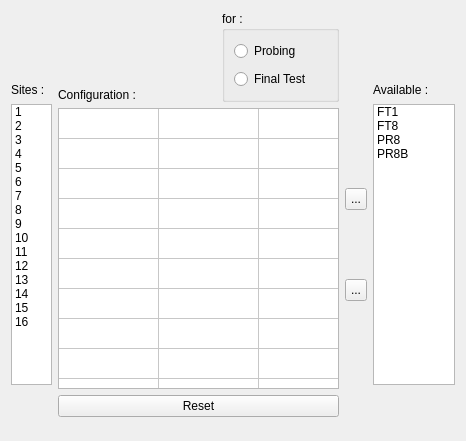
       <widget class="QWidget" name="parallelismTab">
        <attribute name="title">
         <string>Parallelism</string>
        </attribute>
        <layout class="QGridLayout" name="gridLayout_5">
         <item row="0" column="0">
          <layout class="QVBoxLayout" name="verticalLayout_17">
           <item>
            <layout class="QHBoxLayout" name="horizontalLayout_9">
             <item>
              <layout class="QVBoxLayout" name="verticalLayout_16">
               <item>
                <widget class="QLabel" name="label_21">
                 <property name="sizePolicy">
                  <sizepolicy hsizetype="Fixed" vsizetype="Fixed">
                   <horstretch>0</horstretch>
                   <verstretch>0</verstretch>
                  </sizepolicy>
                 </property>
                 <property name="minimumSize">
                  <size>
                   <width>0</width>
                   <height>85</height>
                  </size>
                 </property>
                 <property name="maximumSize">
                  <size>
                   <width>16777215</width>
                   <height>85</height>
                  </size>
                 </property>
                 <property name="text">
                  <string>Sites :</string>
                 </property>
                 <property name="alignment">
                  <set>Qt::AlignBottom|Qt::AlignLeading|Qt::AlignLeft</set>
                 </property>
                </widget>
               </item>
               <item>
                <widget class="QListWidget" name="finaltestSites">
                 <property name="sizePolicy">
                  <sizepolicy hsizetype="Fixed" vsizetype="Fixed">
                   <horstretch>0</horstretch>
                   <verstretch>0</verstretch>
                  </sizepolicy>
                 </property>
                 <property name="minimumSize">
                  <size>
                   <width>41</width>
                   <height>281</height>
                  </size>
                 </property>
                 <property name="maximumSize">
                  <size>
                   <width>41</width>
                   <height>281</height>
                  </size>
                 </property>
                 <property name="midLineWidth">
                  <number>0</number>
                 </property>
                 <property name="editTriggers">
                  <set>QAbstractItemView::SelectedClicked</set>
                 </property>
                 <property name="showDropIndicator" stdset="0">
                  <bool>false</bool>
                 </property>
                 <property name="textElideMode">
                  <enum>Qt::ElideMiddle</enum>
                 </property>
                 <property name="modelColumn">
                  <number>0</number>
                 </property>
                 <property name="uniformItemSizes">
                  <bool>true</bool>
                 </property>
                 <item>
                  <property name="text">
                   <string>1</string>
                  </property>
                 </item>
                 <item>
                  <property name="text">
                   <string>2</string>
                  </property>
                 </item>
                 <item>
                  <property name="text">
                   <string>3</string>
                  </property>
                 </item>
                 <item>
                  <property name="text">
                   <string>4</string>
                  </property>
                 </item>
                 <item>
                  <property name="text">
                   <string>5</string>
                  </property>
                 </item>
                 <item>
                  <property name="text">
                   <string>6</string>
                  </property>
                 </item>
                 <item>
                  <property name="text">
                   <string>7</string>
                  </property>
                 </item>
                 <item>
                  <property name="text">
                   <string>8</string>
                  </property>
                 </item>
                 <item>
                  <property name="text">
                   <string>9</string>
                  </property>
                 </item>
                 <item>
                  <property name="text">
                   <string>10</string>
                  </property>
                 </item>
                 <item>
                  <property name="text">
                   <string>11</string>
                  </property>
                 </item>
                 <item>
                  <property name="text">
                   <string>12</string>
                  </property>
                 </item>
                 <item>
                  <property name="text">
                   <string>13</string>
                  </property>
                 </item>
                 <item>
                  <property name="text">
                   <string>14</string>
                  </property>
                 </item>
                 <item>
                  <property name="text">
                   <string>15</string>
                  </property>
                 </item>
                 <item>
                  <property name="text">
                   <string>16</string>
                  </property>
                 </item>
                </widget>
               </item>
               <item>
                <widget class="QLabel" name="label_29">
                 <property name="sizePolicy">
                  <sizepolicy hsizetype="Fixed" vsizetype="Fixed">
                   <horstretch>0</horstretch>
                   <verstretch>0</verstretch>
                  </sizepolicy>
                 </property>
                 <property name="minimumSize">
                  <size>
                   <width>41</width>
                   <height>22</height>
                  </size>
                 </property>
                 <property name="maximumSize">
                  <size>
                   <width>41</width>
                   <height>22</height>
                  </size>
                 </property>
                 <property name="text">
                  <string/>
                 </property>
                </widget>
               </item>
              </layout>
             </item>
             <item>
              <layout class="QVBoxLayout" name="verticalLayout_13">
               <item>
                <layout class="QHBoxLayout" name="horizontalLayout_8">
                 <item>
                  <widget class="QLabel" name="label_23">
                   <property name="sizePolicy">
                    <sizepolicy hsizetype="Minimum" vsizetype="Minimum">
                     <horstretch>0</horstretch>
                     <verstretch>0</verstretch>
                    </sizepolicy>
                   </property>
                   <property name="minimumSize">
                    <size>
                     <width>0</width>
                     <height>0</height>
                    </size>
                   </property>
                   <property name="maximumSize">
                    <size>
                     <width>16777215</width>
                     <height>16777215</height>
                    </size>
                   </property>
                   <property name="text">
                    <string>Configuration :</string>
                   </property>
                   <property name="alignment">
                    <set>Qt::AlignBottom|Qt::AlignLeading|Qt::AlignLeft</set>
                   </property>
                  </widget>
                 </item>
                 <item>
                  <spacer name="horizontalSpacer_10">
                   <property name="orientation">
                    <enum>Qt::Horizontal</enum>
                   </property>
                   <property name="sizeType">
                    <enum>QSizePolicy::Minimum</enum>
                   </property>
                   <property name="sizeHint" stdset="0">
                    <size>
                     <width>40</width>
                     <height>20</height>
                    </size>
                   </property>
                  </spacer>
                 </item>
                 <item>
                  <widget class="QGroupBox" name="groupBox">
                   <property name="title">
                    <string>for :</string>
                   </property>
                   <property name="flat">
                    <bool>false</bool>
                   </property>
                   <layout class="QGridLayout" name="gridLayout_4">
                    <item row="0" column="0">
                     <layout class="QVBoxLayout" name="verticalLayout_12">
                      <item>
                       <widget class="QRadioButton" name="radioButton">
                        <property name="minimumSize">
                         <size>
                          <width>0</width>
                          <height>22</height>
                         </size>
                        </property>
                        <property name="maximumSize">
                         <size>
                          <width>16777215</width>
                          <height>22</height>
                         </size>
                        </property>
                        <property name="text">
                         <string>Probing</string>
                        </property>
                       </widget>
                      </item>
                      <item>
                       <widget class="QRadioButton" name="radioButton_2">
                        <property name="minimumSize">
                         <size>
                          <width>0</width>
                          <height>22</height>
                         </size>
                        </property>
                        <property name="maximumSize">
                         <size>
                          <width>16777215</width>
                          <height>22</height>
                         </size>
                        </property>
                        <property name="text">
                         <string>Final Test</string>
                        </property>
                       </widget>
                      </item>
                     </layout>
                    </item>
                   </layout>
                  </widget>
                 </item>
                </layout>
               </item>
               <item>
                <widget class="QTableWidget" name="finaltestConfiguration">
                 <property name="sizePolicy">
                  <sizepolicy hsizetype="Fixed" vsizetype="Fixed">
                   <horstretch>0</horstretch>
                   <verstretch>0</verstretch>
                  </sizepolicy>
                 </property>
                 <property name="minimumSize">
                  <size>
                   <width>281</width>
                   <height>281</height>
                  </size>
                 </property>
                 <property name="maximumSize">
                  <size>
                   <width>281</width>
                   <height>281</height>
                  </size>
                 </property>
                 <property name="verticalScrollBarPolicy">
                  <enum>Qt::ScrollBarAlwaysOff</enum>
                 </property>
                 <property name="horizontalScrollBarPolicy">
                  <enum>Qt::ScrollBarAlwaysOff</enum>
                 </property>
                 <property name="sizeAdjustPolicy">
                  <enum>QAbstractScrollArea::AdjustToContents</enum>
                 </property>
                 <property name="editTriggers">
                  <set>QAbstractItemView::SelectedClicked</set>
                 </property>
                 <attribute name="horizontalHeaderVisible">
                  <bool>false</bool>
                 </attribute>
                 <attribute name="horizontalHeaderMinimumSectionSize">
                  <number>16</number>
                 </attribute>
                 <attribute name="verticalHeaderVisible">
                  <bool>false</bool>
                 </attribute>
                 <attribute name="verticalHeaderMinimumSectionSize">
                  <number>16</number>
                 </attribute>
                 <row>
                  <property name="text">
                   <string>1</string>
                  </property>
                 </row>
                 <row>
                  <property name="text">
                   <string>2</string>
                  </property>
                 </row>
                 <row>
                  <property name="text">
                   <string>3</string>
                  </property>
                 </row>
                 <row>
                  <property name="text">
                   <string>4</string>
                  </property>
                 </row>
                 <row>
                  <property name="text">
                   <string>5</string>
                  </property>
                 </row>
                 <row>
                  <property name="text">
                   <string>6</string>
                  </property>
                 </row>
                 <row>
                  <property name="text">
                   <string>7</string>
                  </property>
                 </row>
                 <row>
                  <property name="text">
                   <string>8</string>
                  </property>
                 </row>
                 <row>
                  <property name="text">
                   <string>9</string>
                  </property>
                 </row>
                 <row>
                  <property name="text">
                   <string>10</string>
                  </property>
                 </row>
                 <row>
                  <property name="text">
                   <string>11</string>
                  </property>
                 </row>
                 <row>
                  <property name="text">
                   <string>12</string>
                  </property>
                 </row>
                 <row>
                  <property name="text">
                   <string>13</string>
                  </property>
                 </row>
                 <row>
                  <property name="text">
                   <string>14</string>
                  </property>
                 </row>
                 <row>
                  <property name="text">
                   <string>15</string>
                  </property>
                 </row>
                 <row>
                  <property name="text">
                   <string>16</string>
                  </property>
                 </row>
                 <column>
                  <property name="text">
                   <string>1</string>
                  </property>
                 </column>
                 <column>
                  <property name="text">
                   <string>2</string>
                  </property>
                 </column>
                 <column>
                  <property name="text">
                   <string>3</string>
                  </property>
                 </column>
                 <column>
                  <property name="text">
                   <string>4</string>
                  </property>
                 </column>
                 <column>
                  <property name="text">
                   <string>5</string>
                  </property>
                 </column>
                 <column>
                  <property name="text">
                   <string>6</string>
                  </property>
                 </column>
                 <column>
                  <property name="text">
                   <string>7</string>
                  </property>
                 </column>
                 <column>
                  <property name="text">
                   <string>8</string>
                  </property>
                 </column>
                 <column>
                  <property name="text">
                   <string>9</string>
                  </property>
                 </column>
                 <column>
                  <property name="text">
                   <string>10</string>
                  </property>
                 </column>
                 <column>
                  <property name="text">
                   <string>11</string>
                  </property>
                 </column>
                 <column>
                  <property name="text">
                   <string>12</string>
                  </property>
                 </column>
                 <column>
                  <property name="text">
                   <string>13</string>
                  </property>
                 </column>
                 <column>
                  <property name="text">
                   <string>14</string>
                  </property>
                 </column>
                 <column>
                  <property name="text">
                   <string>15</string>
                  </property>
                 </column>
                 <column>
                  <property name="text">
                   <string>16</string>
                  </property>
                 </column>
                </widget>
               </item>
               <item>
                <widget class="QPushButton" name="pushButton">
                 <property name="sizePolicy">
                  <sizepolicy hsizetype="Fixed" vsizetype="Fixed">
                   <horstretch>0</horstretch>
                   <verstretch>0</verstretch>
                  </sizepolicy>
                 </property>
                 <property name="minimumSize">
                  <size>
                   <width>281</width>
                   <height>22</height>
                  </size>
                 </property>
                 <property name="maximumSize">
                  <size>
                   <width>281</width>
                   <height>22</height>
                  </size>
                 </property>
                 <property name="text">
                  <string>Reset</string>
                 </property>
                </widget>
               </item>
              </layout>
             </item>
             <item>
              <layout class="QVBoxLayout" name="verticalLayout_15">
               <item>
                <widget class="QLabel" name="label_15">
                 <property name="sizePolicy">
                  <sizepolicy hsizetype="Fixed" vsizetype="Fixed">
                   <horstretch>0</horstretch>
                   <verstretch>0</verstretch>
                  </sizepolicy>
                 </property>
                 <property name="minimumSize">
                  <size>
                   <width>22</width>
                   <height>85</height>
                  </size>
                 </property>
                 <property name="maximumSize">
                  <size>
                   <width>22</width>
                   <height>85</height>
                  </size>
                 </property>
                 <property name="text">
                  <string/>
                 </property>
                </widget>
               </item>
               <item>
                <spacer name="verticalSpacer_8">
                 <property name="orientation">
                  <enum>Qt::Vertical</enum>
                 </property>
                 <property name="sizeType">
                  <enum>QSizePolicy::Minimum</enum>
                 </property>
                 <property name="sizeHint" stdset="0">
                  <size>
                   <width>20</width>
                   <height>40</height>
                  </size>
                 </property>
                </spacer>
               </item>
               <item>
                <widget class="QToolButton" name="finaltestAddConfiguration">
                 <property name="minimumSize">
                  <size>
                   <width>22</width>
                   <height>22</height>
                  </size>
                 </property>
                 <property name="maximumSize">
                  <size>
                   <width>22</width>
                   <height>22</height>
                  </size>
                 </property>
                 <property name="text">
                  <string>...</string>
                 </property>
                </widget>
               </item>
               <item>
                <spacer name="verticalSpacer_9">
                 <property name="orientation">
                  <enum>Qt::Vertical</enum>
                 </property>
                 <property name="sizeType">
                  <enum>QSizePolicy::Minimum</enum>
                 </property>
                 <property name="sizeHint" stdset="0">
                  <size>
                   <width>20</width>
                   <height>40</height>
                  </size>
                 </property>
                </spacer>
               </item>
               <item>
                <widget class="QToolButton" name="finaltestRemoveConfiguration">
                 <property name="minimumSize">
                  <size>
                   <width>22</width>
                   <height>22</height>
                  </size>
                 </property>
                 <property name="maximumSize">
                  <size>
                   <width>22</width>
                   <height>22</height>
                  </size>
                 </property>
                 <property name="text">
                  <string>...</string>
                 </property>
                </widget>
               </item>
               <item>
                <spacer name="verticalSpacer_10">
                 <property name="orientation">
                  <enum>Qt::Vertical</enum>
                 </property>
                 <property name="sizeType">
                  <enum>QSizePolicy::Minimum</enum>
                 </property>
                 <property name="sizeHint" stdset="0">
                  <size>
                   <width>20</width>
                   <height>40</height>
                  </size>
                 </property>
                </spacer>
               </item>
               <item>
                <widget class="QLabel" name="label_16">
                 <property name="sizePolicy">
                  <sizepolicy hsizetype="Fixed" vsizetype="Fixed">
                   <horstretch>0</horstretch>
                   <verstretch>0</verstretch>
                  </sizepolicy>
                 </property>
                 <property name="minimumSize">
                  <size>
                   <width>22</width>
                   <height>22</height>
                  </size>
                 </property>
                 <property name="maximumSize">
                  <size>
                   <width>22</width>
                   <height>22</height>
                  </size>
                 </property>
                 <property name="text">
                  <string/>
                 </property>
                </widget>
               </item>
              </layout>
             </item>
             <item>
              <layout class="QVBoxLayout" name="verticalLayout_14">
               <item>
                <widget class="QLabel" name="label_24">
                 <property name="sizePolicy">
                  <sizepolicy hsizetype="Fixed" vsizetype="Fixed">
                   <horstretch>0</horstretch>
                   <verstretch>0</verstretch>
                  </sizepolicy>
                 </property>
                 <property name="minimumSize">
                  <size>
                   <width>82</width>
                   <height>85</height>
                  </size>
                 </property>
                 <property name="maximumSize">
                  <size>
                   <width>82</width>
                   <height>85</height>
                  </size>
                 </property>
                 <property name="text">
                  <string>Available :</string>
                 </property>
                 <property name="alignment">
                  <set>Qt::AlignBottom|Qt::AlignLeading|Qt::AlignLeft</set>
                 </property>
                </widget>
               </item>
               <item>
                <widget class="QListWidget" name="finaltestAvailableConfigurations">
                 <property name="sizePolicy">
                  <sizepolicy hsizetype="Fixed" vsizetype="Fixed">
                   <horstretch>0</horstretch>
                   <verstretch>0</verstretch>
                  </sizepolicy>
                 </property>
                 <property name="minimumSize">
                  <size>
                   <width>82</width>
                   <height>281</height>
                  </size>
                 </property>
                 <property name="maximumSize">
                  <size>
                   <width>82</width>
                   <height>281</height>
                  </size>
                 </property>
                 <item>
                  <property name="text">
                   <string>FT1</string>
                  </property>
                 </item>
                 <item>
                  <property name="text">
                   <string>FT8</string>
                  </property>
                 </item>
                 <item>
                  <property name="text">
                   <string>PR8</string>
                  </property>
                 </item>
                 <item>
                  <property name="text">
                   <string>PR8B</string>
                  </property>
                 </item>
                </widget>
               </item>
               <item>
                <widget class="QLabel" name="label_30">
                 <property name="sizePolicy">
                  <sizepolicy hsizetype="Fixed" vsizetype="Fixed">
                   <horstretch>0</horstretch>
                   <verstretch>0</verstretch>
                  </sizepolicy>
                 </property>
                 <property name="minimumSize">
                  <size>
                   <width>82</width>
                   <height>22</height>
                  </size>
                 </property>
                 <property name="maximumSize">
                  <size>
                   <width>82</width>
                   <height>22</height>
                  </size>
                 </property>
                 <property name="text">
                  <string/>
                 </property>
                </widget>
               </item>
              </layout>
             </item>
            </layout>
           </item>
           <item>
            <spacer name="verticalSpacer_12">
             <property name="orientation">
              <enum>Qt::Vertical</enum>
             </property>
             <property name="sizeHint" stdset="0">
              <size>
               <width>20</width>
               <height>13</height>
              </size>
             </property>
            </spacer>
           </item>
          </layout>
         </item>
        </layout>
       </widget>
